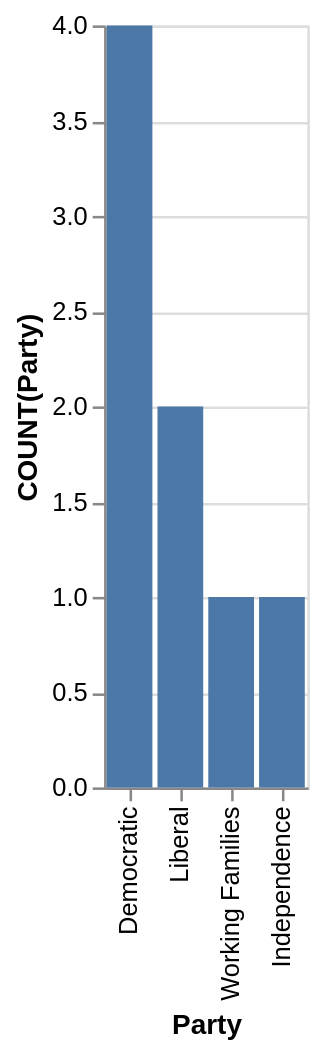

Specify this chart in Vega-Lite:
### Vega-Lite specification from a JSON file in a GitHub repository (floating-point values rounded to 4 significant figures)
{"data": {"values": [{"x_data": "Democratic", "y_data": 4}, {"x_data": "Liberal", "y_data": 2}, {"x_data": "Working Families", "y_data": 1}, {"x_data": "Independence", "y_data": 1}]}, "mark": "bar", "encoding": {"x": {"field": "x_data", "type": "nominal", "title": "Party", "sort": {"op": "sum", "field": "y_data", "order": "descending"}}, "y": {"field": "y_data", "type": "quantitative", "title": "COUNT(Party)"}}}
